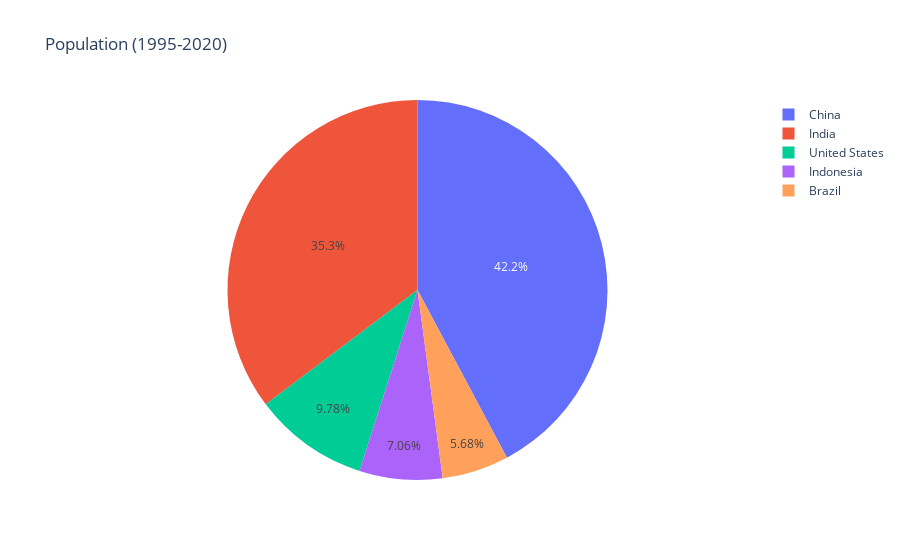

Here is the notebook cell this chart was saved with:
### Markdown cell above
## Piechart

### Code cell
import plotly.express as px
fig = px.pie(df_filtered , 
             names='country' ,
             values='population' , 
             title='Population (1995-2020)' )
fig.show()

### Figure 1 — Plotly figure (JSON) as saved in the notebook; plotly's stock layout.template omitted (floating-point values rounded to 4 significant figures)
{"data": [{"domain": {"x": [0, 1], "y": [0, 1]}, "hovertemplate": "country=%{label}<br>population=%{value}<extra></extra>", "labels": ["China", "China", "China", "China", "China", "China", "China", "China", "China", "China", "China", "China", "China", "China", "China", "China", "China", "China", "Brazil", "Brazil", "Indonesia", "Indonesia", "United States", "United States", "Brazil", "Brazil", "Brazil", "Indonesia", "Indonesia", "Indonesia", "India", "India", "India", "United States", "United States", "United States", "Brazil", "Brazil", "Brazil", "Indonesia", "Indonesia", "Indonesia", "India", "India", "India", "United States", "United States", "United States", "Brazil", "Brazil", "Brazil", "Indonesia", "Indonesia", "Indonesia", "Indonesia", "India", "India", "India", "United States", "United States", "United States", "United States", "Brazil", "Brazil", "Brazil", "Brazil", "Indonesia", "Indonesia", "Indonesia", "Indonesia", "India", "India", "India", "India", "United States", "United States", "United States", "Brazil", "Brazil", "Brazil", "Indonesia", "Indonesia", "India", "India", "India", "United States", "United States", "United States", "India", "India"], "legendgroup": "", "name": "", "showlegend": true, "type": "pie", "values": [1439323776, 1433783686, 1427647786, 1421021791, 1414049351, 1406847870, 1368810615, 1330776380, 1290550765, 1240920535, 1176883674, 1075589361, 1000089235, 926240885, 827601394, 724218968, 660408056, 612241554, 212559417, 211049527, 273523615, 270625568, 331002651, 329064917, 209469323, 207833823, 206163053, 267670543, 264650963, 261556381, 1380004385, 1366417754, 1352642280, 327096265, 325084756, 323015995, 204471769, 195713635, 186127103, 258383256, 241834215, 226289470, 1338676785, 1324517249, 1310152403, 320878310, 309011475, 294993511, 174790340, 162019896, 149003223, 211513823, 196934260, 181413402, 164982451, 1234281170, 1147609927, 1056575549, 281710909, 265163745, 252120309, 240499825, 135274080, 120694009, 107216205, 95113265, 147447836, 130680727, 114793178, 100267062, 963922588, 873277798, 784360008, 698952844, 229476354, 219081251, 209513341, 83373530, 72179226, 62533919, 87751068, 77273425, 623102897, 555189792, 499123324, 199733676, 186720571, 171685336, 450547679, 409880595]}], "layout": {"legend": {"tracegroupgap": 0}, "title": {"text": "Population (1995-2020)"}}}
